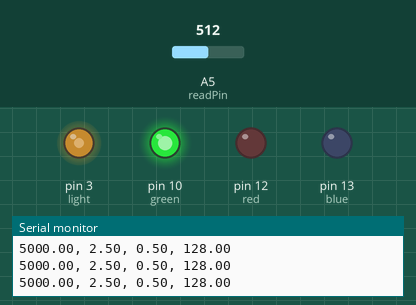
Bench run of a sketch on a simulated Arduino Uno, built with avr-gcc and run on an emulated ATmega328P. Shown: output pins drawn as LEDs (lit = HIGH), the last lines printed to the serial monitor. The test bench sets the inputs (shaded band); at power-on: A5 (readPin) = 512.

Above: at 1.2 s.
1.3 s: A5 (readPin) set to 418
At 2.4 s:
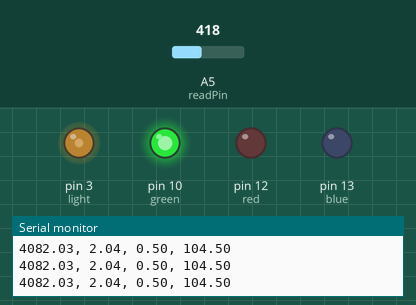
4.3 s: A5 (readPin) set to 393
At 5.3 s:
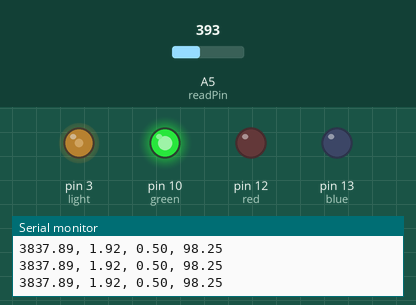
7.3 s: A5 (readPin) set to 716
At 8.5 s:
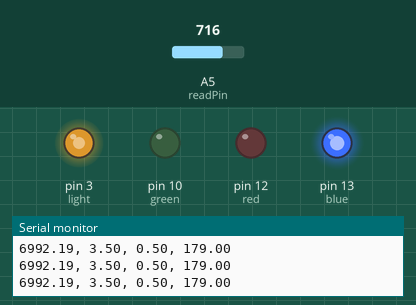
8.8 s: A5 (readPin) set to 122
At 10.0 s:
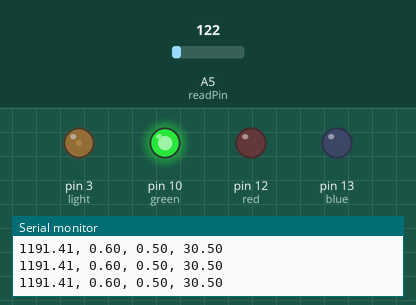
10.3 s: A5 (readPin) set to 107
At 10.7 s:
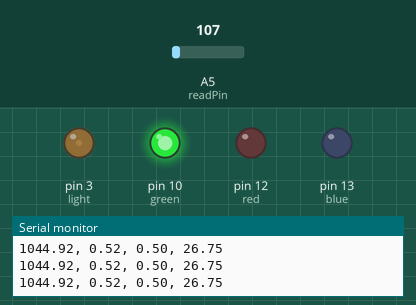
11.8 s: A5 (readPin) set to 98
At 12.4 s:
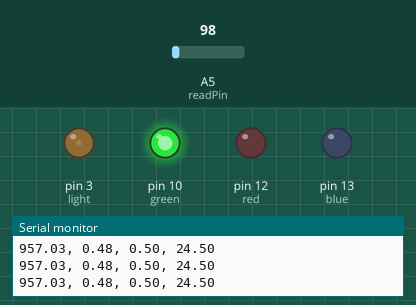
Timing chart, 0 to 14.3 s (numbered marks = the images above; inputs shaded):
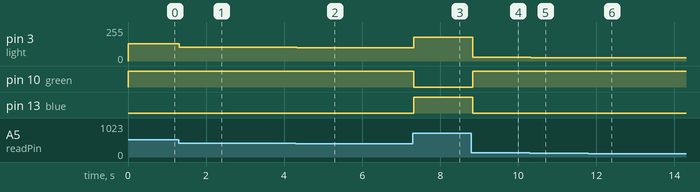

The sketch:

potentiometer.ino
```cpp
int readPin = A5;
int red = 12;
float readv;
float v1;
int wait= 10;
float resistor;
double current;
int blue = 13;
int green =10;
int light = 3;
float v2;

void setup() {
  // put your setup code here, to run once:
Serial.begin(9600);
pinMode(readPin, INPUT);
pinMode(red, OUTPUT);
pinMode(blue, OUTPUT);
pinMode(green, OUTPUT);
pinMode(light, OUTPUT);
}

void loop() {
  // put your main code here, to run repeatedly:
readv = analogRead(readPin);
v1 =(5.0/1024.)*readv;
resistor= (v1/5.)*(10000.);
current = (v1/resistor)*1000.0;
Serial.print(resistor);
Serial.print(", ");
Serial.print(v1);
Serial.print(", ");
Serial.print(current);
Serial.print(", ");

if(v1>=4.0){
  digitalWrite(red, HIGH);
  digitalWrite(green, LOW);
  digitalWrite(blue, LOW);

}
else if(3<=v1 && v1<4){
  digitalWrite(blue, HIGH);
  digitalWrite(red, LOW);
  digitalWrite(green, LOW);
}
else{
  digitalWrite(blue, LOW);
  digitalWrite(red, LOW);
  digitalWrite(green, HIGH);
}
v2 = (v1/5.)*256.;
analogWrite(light, v2);
Serial.println(v2);
delay(wait);
}
```

Measured:
- after the input at 1.3 s, pin 3 (light): 128/255 → 104/255 at once
- after the input at 4.3 s, pin 3 (light): 104/255 → 98/255 at once
- after the input at 7.3 s, pin 3 (light): 98/255 → 179/255 at once; pin 10 (green): HIGH → LOW at once; pin 13 (blue): LOW → HIGH at once
- after the input at 8.8 s, pin 3 (light): 179/255 → 30/255 at once; pin 10 (green): LOW → HIGH at once; pin 13 (blue): HIGH → LOW at once
- after the input at 10.3 s, pin 3 (light): 30/255 → 26/255 at once
- after the input at 11.8 s, pin 3 (light): 26/255 → 24/255 at once
